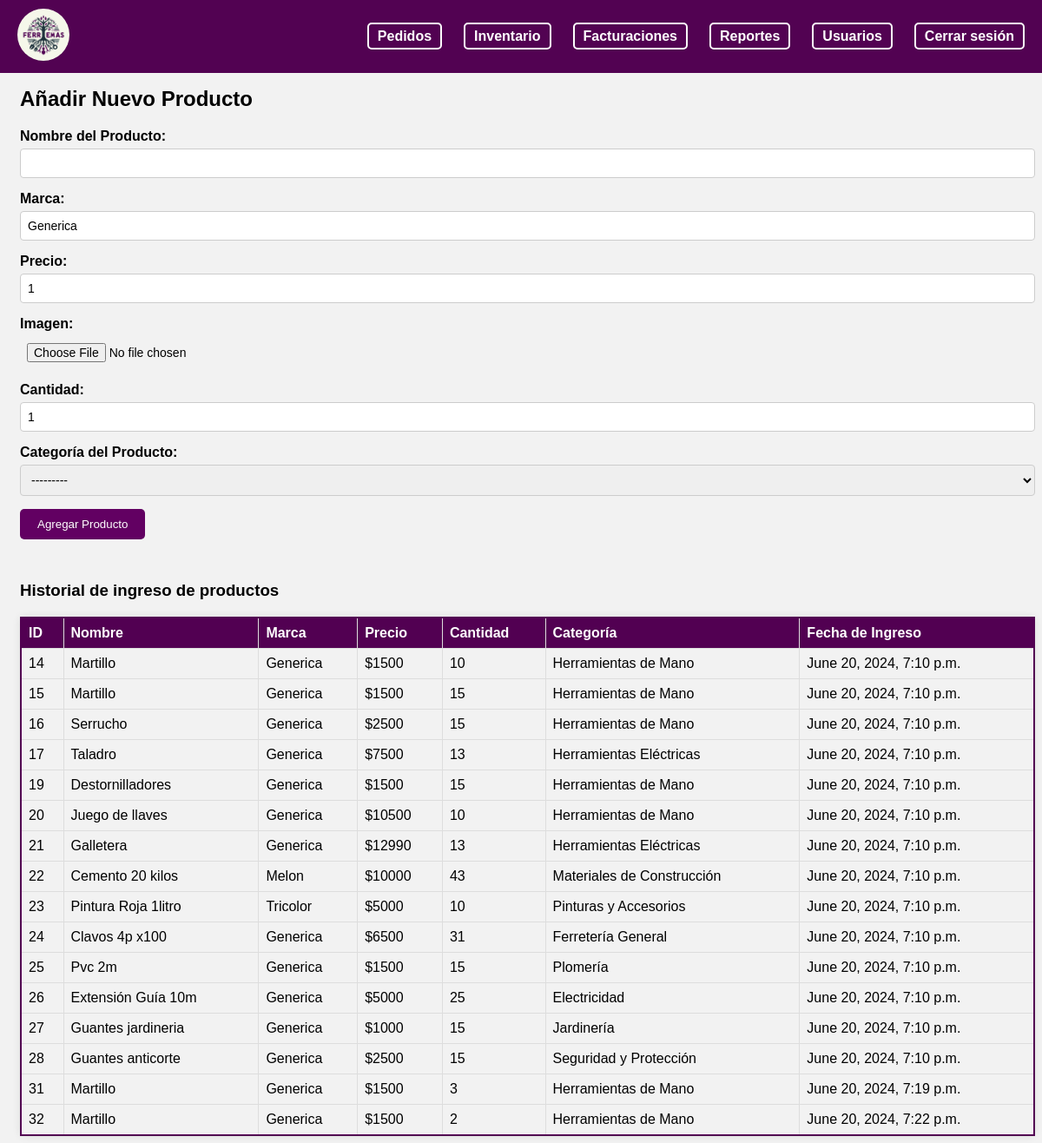
Page /adm_productos/ on the earlier database version.
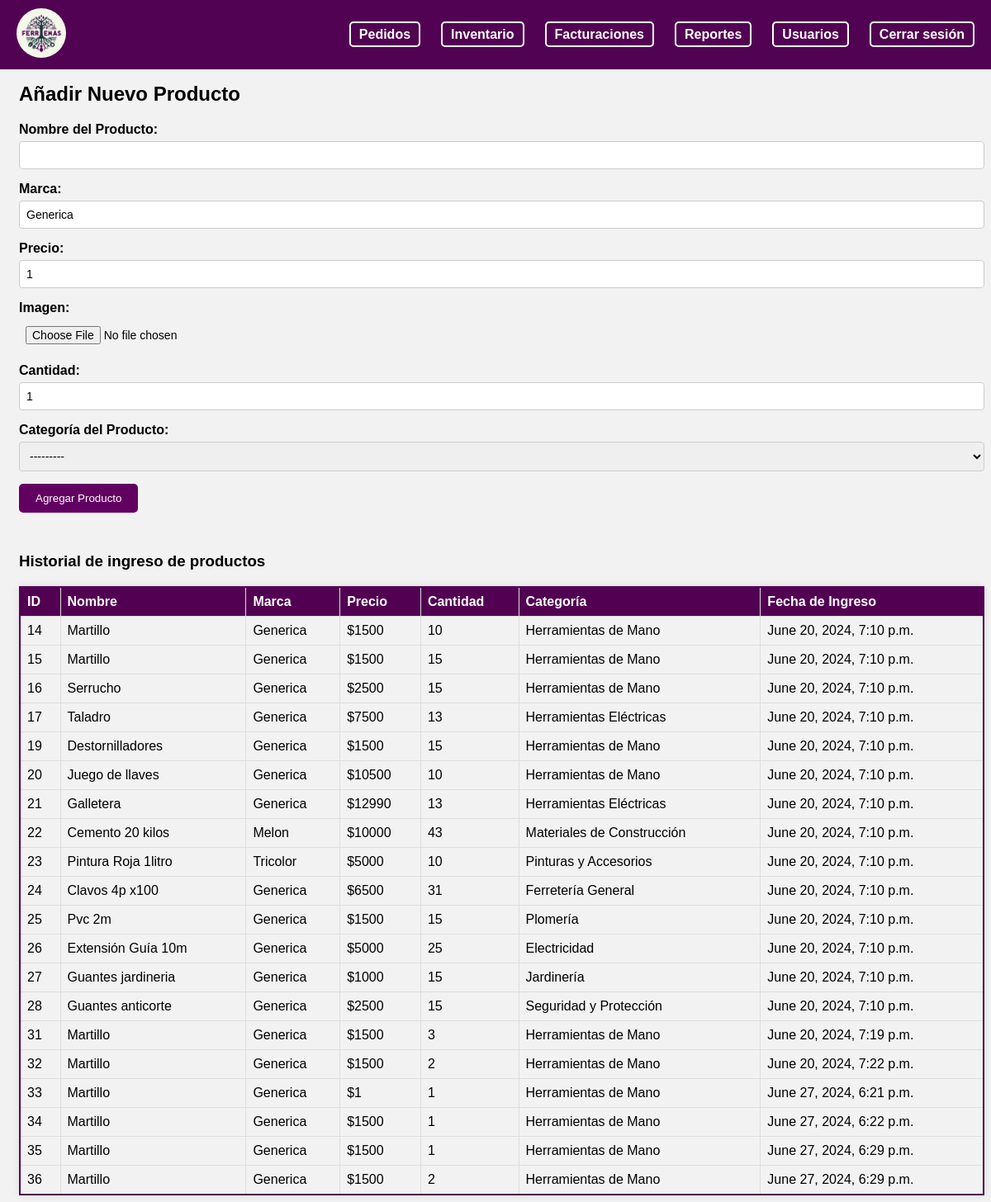
Same page on the later database version.
### myapp/models.py (models this page shows, shortened)
class Producto(models.Model):
    prod_id = models.AutoField(primary_key=True)
    prod_nom = models.CharField(max_length=50, null=False)
    prod_marca = models.CharField(max_length=25, default='Generica')
    prod_prec= models.IntegerField(default=1, null=False)
    prod_img = models.ImageField(upload_to='productos/', null=True, blank=True)
    prod_cant= models.IntegerField(default= 1, null=False)
    catProd_nom = models.ForeignKey(CategoriaProducto, on_delete=models.CASCADE)
    prod_ingreso = models.DateTimeField(auto_now_add=True)

class CategoriaProducto(models.Model):
    catProd_nom = models.CharField(max_length=100)
    def __str__(self):
        return self.catProd_nom

### myapp/views.py (the view)
# urls.py: path('adm_productos/', views.adm_productos, name='adm_productos'),
def adm_productos(request):
    categorias = CategoriaProducto.objects.all()
    productos = Producto.objects.all()
    if request.method == 'POST':
        form = ProductoForm(request.POST, request.FILES)
        if form.is_valid():
            form.save()
            messages.success(request, 'Producto añadido correctamente.')
            return redirect('adm_productos')
    else:
        form = ProductoForm()
    context = {
        'form': form,
        'productos': productos,
        'categorias': categorias,
    }
    return render(request, 'empleado/admin/adm_productos.html', context)

### myapp/forms.py
class ProductoForm(forms.ModelForm):
    class Meta:
        model = Producto
        fields = ['prod_nom', 'prod_marca', 'prod_prec', 'prod_img', 'prod_cant', 'catProd_nom']
        labels = {
            'prod_nom': 'Nombre del Producto',
            'prod_marca': 'Marca',
            'prod_prec': 'Precio',
            'prod_img': 'Imagen',
            'prod_cant': 'Cantidad',
            'catProd_nom': 'Categoría del Producto',
        }
        widgets = {
            'prod_nom': forms.TextInput(attrs={'class': 'form-control', 'required': True}),
            'prod_marca': forms.TextInput(attrs={'class': 'form-control', 'required': True}),
            'prod_prec': forms.NumberInput(attrs={'class': 'form-control', 'required': True}),
            'prod_img': forms.FileInput(attrs={'class': 'form-control-file'}),
            'prod_cant': forms.NumberInput(attrs={'class': 'form-control', 'required': True}),
            'catProd_nom': forms.Select(attrs={'class': 'form-control', 'required': True}),
        }

### myapp/templates/empleado/admin/adm_productos.html (shortened to what this page needs)
{% load static %}
<!DOCTYPE html>
<html lang="en">
<head>
    <link rel="stylesheet" href="{% static 'styles/nav.css' %}">
    <link rel="stylesheet" href="{% static 'styles/empleado/admin/adm_productos.css' %}">
</head>
<body>
    <header>
        <nav>
            <div class="navbar">
                <div class="logo">
                    <a href="/adm_home">
                        <img src="{% static 'logo/LogoFerremas.png' %}" alt="Logo">
                    </a>
                </div>
                <div class="nav-items">
                    <ul>
                        <li><a href="#" id="pedidos-link"> Pedidos</a></li>
                        <li><a href="/adm_inventario" id="inventario-link"> Inventario</a></li>
                        <li><a href="#" id="facturaciones-link"> Facturaciones</a></li>
                        <li><a href="#" id="reportes-link"> Reportes</a></li>
                        <li><a href="/adm_usuarios" id="usuarios-link"> Usuarios</a></li>
                        <li><a href="/"> Cerrar sesión</a></li>
                    </ul>
                </div>
            </div>
        </nav>
    </header>
    <div class="content" style="margin-top: 100px; margin-left: 15px;">
        <h2> Añadir Nuevo Producto</h2>
        <form method="post" enctype="multipart/form-data">
            <div class="form-group">
                {{ form.prod_nom.label_tag }}
                {{ form.prod_nom }}
            </div>
            <div class="form-group">
                {{ form.prod_marca.label_tag }}
                {{ form.prod_marca }}
            </div>
            <div class="form-group">
                {{ form.prod_prec.label_tag }}
                {{ form.prod_prec }}
            </div>
            <div class="form-group">
                {{ form.prod_img.label_tag }}
                {{ form.prod_img }}
            </div>
            <div class="form-group">
                {{ form.prod_cant.label_tag }}
                {{ form.prod_cant }}
            </div>
            <div class="form-group">
                {{ form.catProd_nom.label_tag }}
                {{ form.catProd_nom }}
            </div>
            <button type="submit" class="btn btn-primary">Agregar Producto</button>
        </form>
        <br>
        <div class="tabla-productos">
            <h3>Historial de ingreso de productos</h3>
            <table>
                <thead>
                    <tr>
                        <th>ID</th>
                        <th>Nombre</th>
                        <th>Marca</th>
                        <th>Precio</th>
                        <th>Cantidad</th>
                        <th>Categoría</th>
                        <th>Fecha de Ingreso</th>
                    </tr>
                </thead>
                <tbody>
                    {% for producto in productos %}
                    <tr>
                        <td>{{ producto.prod_id }}</td>
                        <td>{{ producto.prod_nom }}</td>
                        <td>{{ producto.prod_marca }}</td>
                        <td>${{ producto.prod_prec }}</td>
                        <td>{{ producto.prod_cant }}</td>
                        <td>{{ producto.catProd_nom }}</td>
                        <td>{{ producto.prod_ingreso }}</td>
                    </tr>
                    {% endfor %}
                </tbody>
            </table>
        </div>
    </div>
</body>
</html>

Differences in the rows shown:
added Producto: prod_id "33", prod_nom "Martillo", prod_marca "Generica", prod_prec "1", prod_cant "1", catProd_nom "Herramientas de Mano", prod_ingreso "June 27, 2024, 6:21 p.m."
added Producto: prod_id "34", prod_nom "Martillo", prod_marca "Generica", prod_prec "1500", prod_cant "1", catProd_nom "Herramientas de Mano", prod_ingreso "June 27, 2024, 6:22 p.m."
added Producto: prod_id "35", prod_nom "Martillo", prod_marca "Generica", prod_prec "1500", prod_cant "1", catProd_nom "Herramientas de Mano", prod_ingreso "June 27, 2024, 6:29 p.m."
added Producto: prod_id "36", prod_nom "Martillo", prod_marca "Generica", prod_prec "1500", prod_cant "2", catProd_nom "Herramientas de Mano", prod_ingreso "June 27, 2024, 6:29 p.m."
